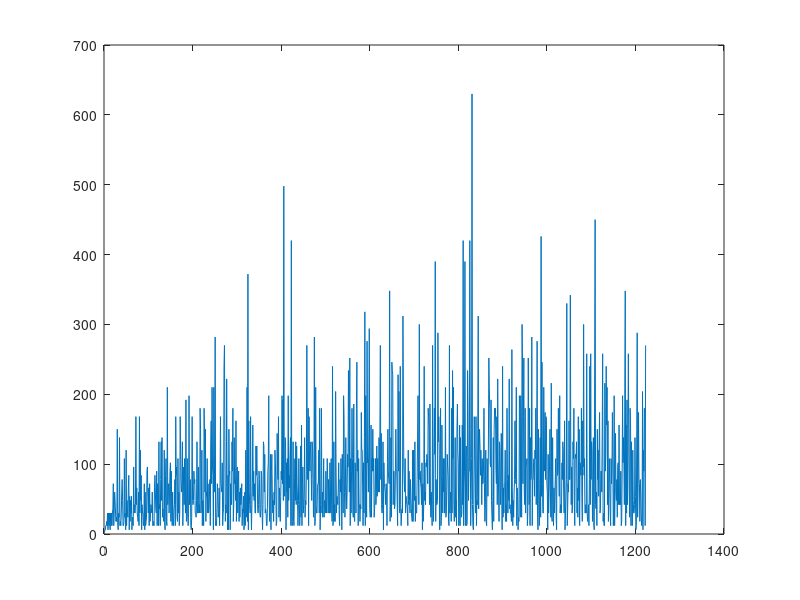

This figure's MATLAB source:
%Twin prime difference
N = 100000;
P = primes(N);
ind = find(diff(P) == 2);
TP = [P(ind)',P(ind+1)'];

t1 = TP(1:end-1,1);
t2 = TP(2:end,1);

t = t2-t1;
size(t);
plot(t)
